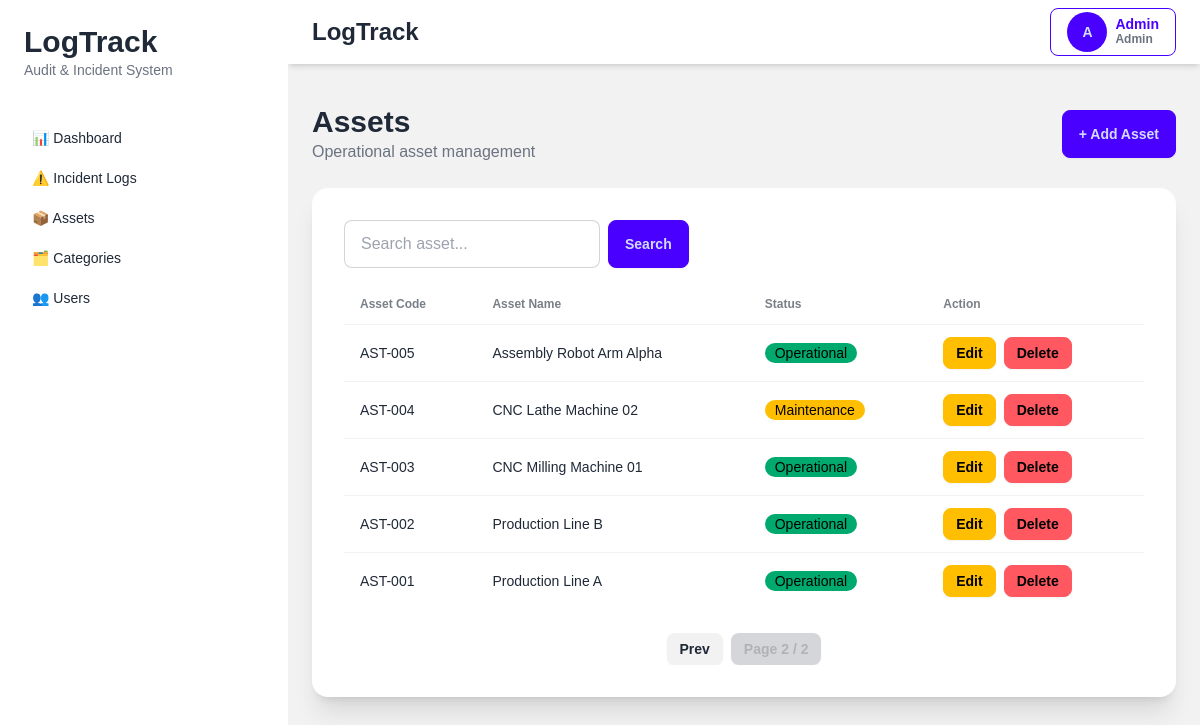
/assets?page=2&q= (signed in), run on the app's committed database.
### tables this page shows
CREATE TABLE assets (

    id INTEGER PRIMARY KEY AUTOINCREMENT,

    asset_code VARCHAR(255) UNIQUE NOT NULL,

    asset_name VARCHAR(255) NOT NULL,

    status VARCHAR(50) DEFAULT 'Operational',

    created_at DATETIME,

    updated_at DATETIME,

    is_deleted INTEGER DEFAULT 0
);

### app/controllers/asset_controller.py (the view, shortened to what this page needs)
def asset_index():
    conn = None
    try:
        conn = get_db_connection()
        role = session.get("role")
        role = int(role) if role is not None else 2
        page = request.args.get("page", 1, type=int)
        q = request.args.get("q", "")
        limit = 10
        offset = (page - 1) * limit
        params = []
        if role == 0:
            base_query = "FROM assets WHERE 1=1"
        else:
            base_query = "FROM assets WHERE is_deleted = 0"
        if q:
            base_query += " AND (asset_code LIKE ? OR asset_name LIKE ?)"
            params.extend([f"%{q}%", f"%{q}%"])
        total = conn.execute(
            f"SELECT COUNT(*) {base_query}",
            params
        ).fetchone()[0]
        assets = conn.execute(
            f"""
            SELECT *
            {base_query}
            ORDER BY id DESC
            LIMIT ? OFFSET ?
            """,
            params + [limit, offset]
        ).fetchall()
        total_pages = (total + limit - 1) // limit
        return render_template(
            "assets/index.html",
            assets=assets,
            page=page,
            total_pages=total_pages,
            q=q,
            role=role
        )
    finally:
        if conn:
            conn.close()

### app/app.py (called while the page is built)
def create_app():
    app = Flask(__name__)
    app.config.from_object(
        "app.config.Config"
    )
    app.add_template_filter(
        timesince,
        "timesince"
    )
    @app.context_processor
    def inject_user():
        return {
            "role": session.get("role"),
            "user_name": session.get("name"),
            "user_id": session.get("user_id")
        }
    from app.routes.web import register_routes
    register_routes(app)
    return app

### app/database/connection.py (called while the page is built)
def get_db_connection():
    conn = sqlite3.connect(
        Config.DATABASE_PATH,
        timeout=30,
        isolation_level=None,
        check_same_thread=False
    )
    conn.row_factory = sqlite3.Row
    conn.execute("PRAGMA foreign_keys = ON")
    conn.execute("PRAGMA journal_mode = WAL")
    return conn

### app/templates/assets/index.html (shortened to what this page needs)
{% extends "layouts/app.html" %} {% block title %}Assets{% endblock %} {% block
content %}
<div class="flex items-center justify-between mb-6">
  <div>
    <h1 class="text-3xl font-bold">Assets</h1>
    <p class="text-gray-500">Operational asset management</p>
  </div>
  <a href="/assets/create" class="btn btn-primary"> + Add Asset </a>
</div>
<div class="card bg-base-100 shadow-xl">
  <div class="card-body">
    <div class="overflow-x-auto">
      <form method="GET" class="flex gap-2 mb-4">
        <input
          type="text"
          name="q"
          value="{{ q }}"
          placeholder="Search asset..."
          class="input input-bordered w-64" />
        <button class="btn btn-primary">Search</button>
      </form>
      <table class="table">
        <thead>
          <tr>
            <th>Asset Code</th>
            <th>Asset Name</th>
            <th>Status</th>
            <th>Action</th>
          </tr>
        </thead>
        <tbody>
          {% for asset in assets %}
          <tr>
            <td>{{ asset.asset_code }}</td>
            <td>{{ asset.asset_name }}</td>
            <td>
              {% if asset.status == 'Operational' %}
              <div class="badge badge-success">Operational</div>
              {% elif asset.status == 'Maintenance' %}
              <div class="badge badge-warning">Maintenance</div>
              {% else %}
              <div class="badge badge-error">Broken</div>
              {% endif %}
            </td>
            <td class="flex gap-2">
              <a
                href="/assets/{{ asset.id }}/edit"
                class="btn btn-warning btn-sm">
                Edit
              </a>
              {% if role != 2 and asset.is_deleted == 0 %}
              <button
                class="btn btn-error btn-sm"
                onclick="openModal('delete', {{ asset.id }})">
                Delete
              </button>
              {% endif %}
            </td>
          </tr>
          {% endfor %}
        </tbody>
      </table>
      <div class="flex justify-center mt-6 gap-2">
        {% if page > 1 %}
        <a href="/assets?page={{ page - 1 }}&q={{ q }}" class="btn btn-sm">
          Prev
        </a>
        {% endif %}
        <span class="btn btn-sm btn-disabled">
          Page {{ page }} / {{ total_pages }}
        </span>
      </div>
    </div>
  </div>
</div>
{% endblock %}

### app/static/css/app.css (style rules this page uses)
body { font-family: sans-serif; }

### data on the page
assets: asset_code "AST-005", asset_name "Assembly Robot Arm Alpha", status "Operational"
assets: asset_code "AST-004", asset_name "CNC Lathe Machine 02", status "Maintenance"
assets: asset_code "AST-003", asset_name "CNC Milling Machine 01", status "Operational"
assets: asset_code "AST-002", asset_name "Production Line B", status "Operational"
assets: asset_code "AST-001", asset_name "Production Line A", status "Operational"

### other printed values
{{ session["name"][0]|upper }} "A"
{{ session["name"] }} "Admin"
{{ page }} "2"
{{ total_pages }} "2"
